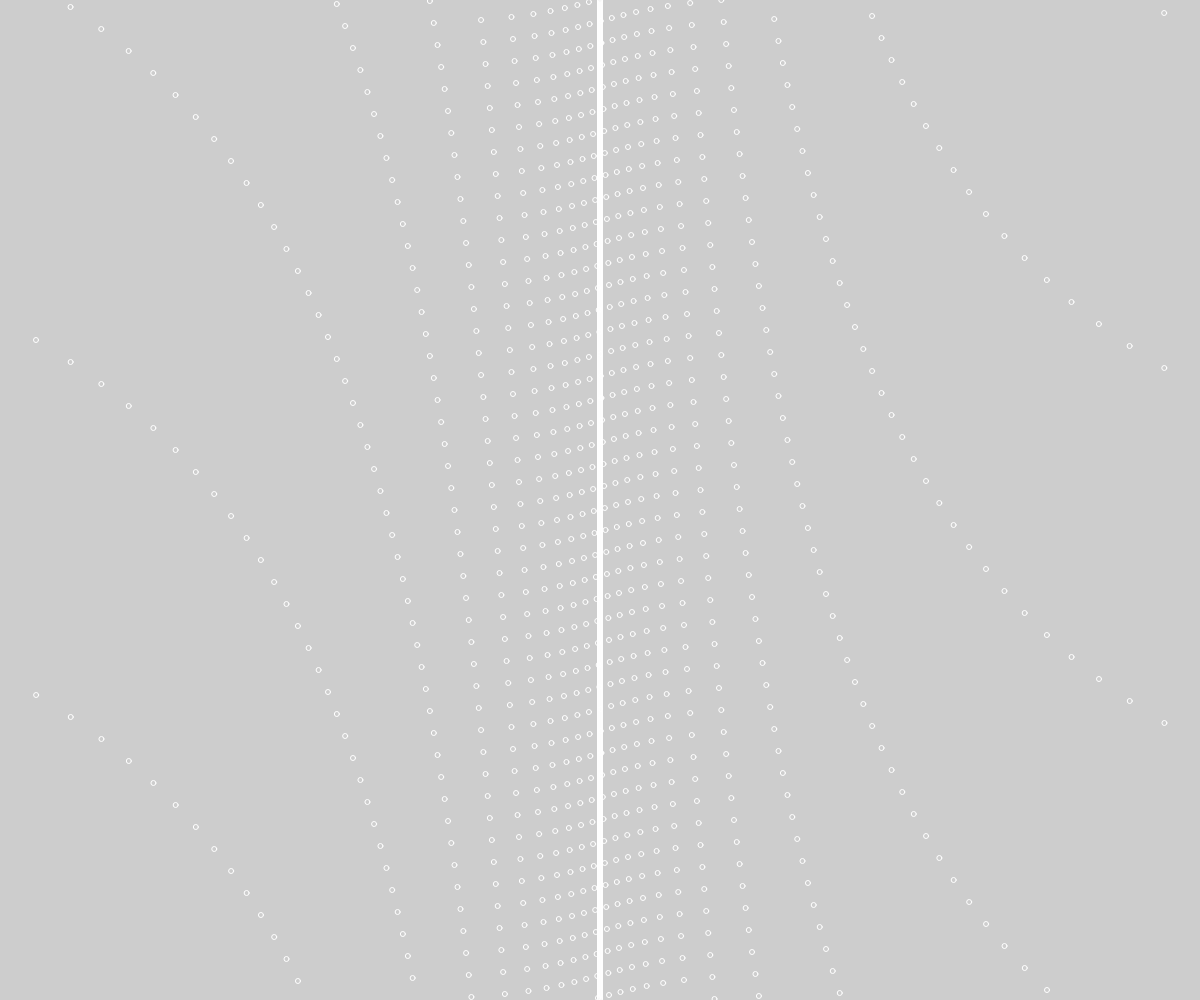
Frame 1 (no input)
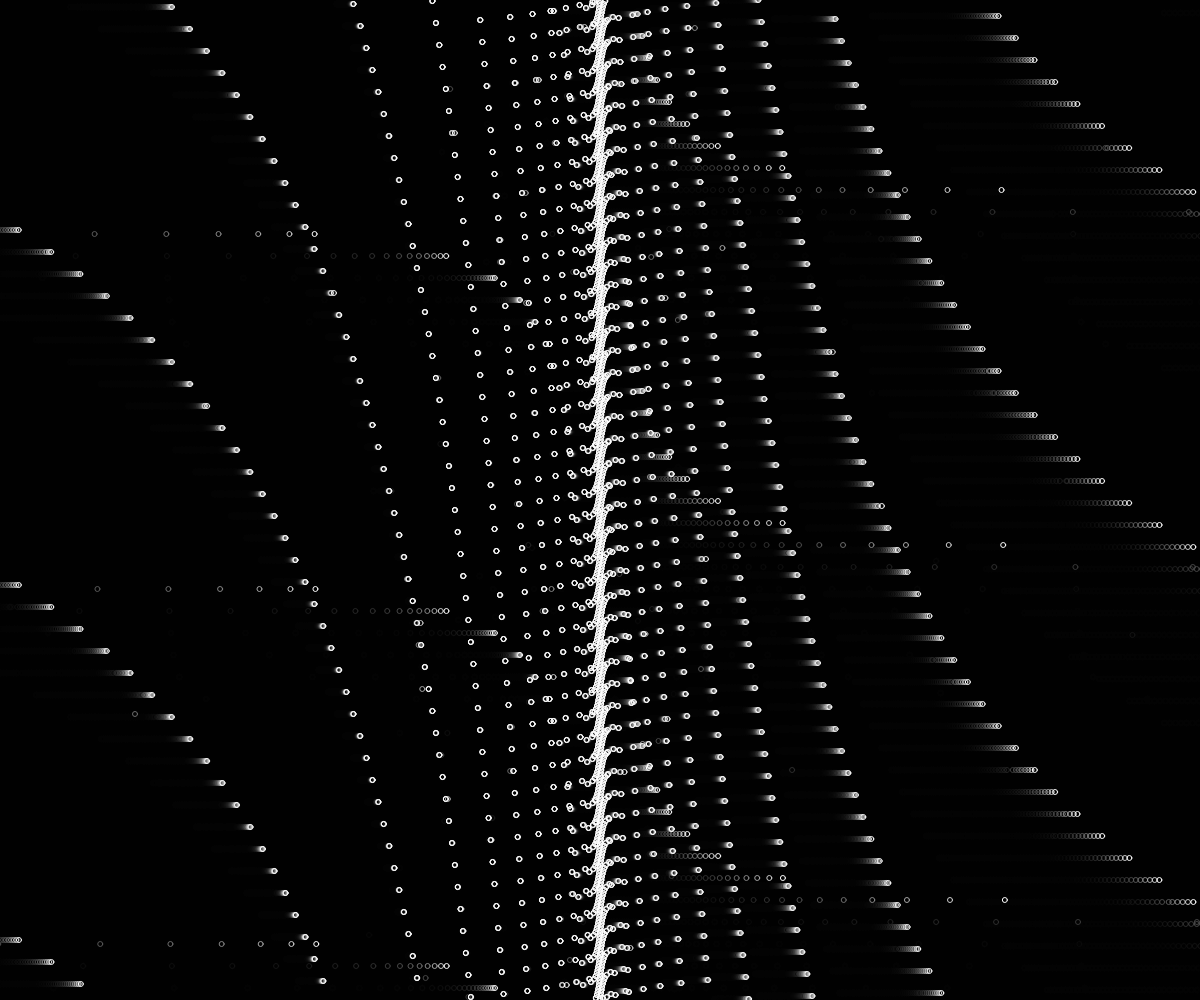
Frame 60 (no input)
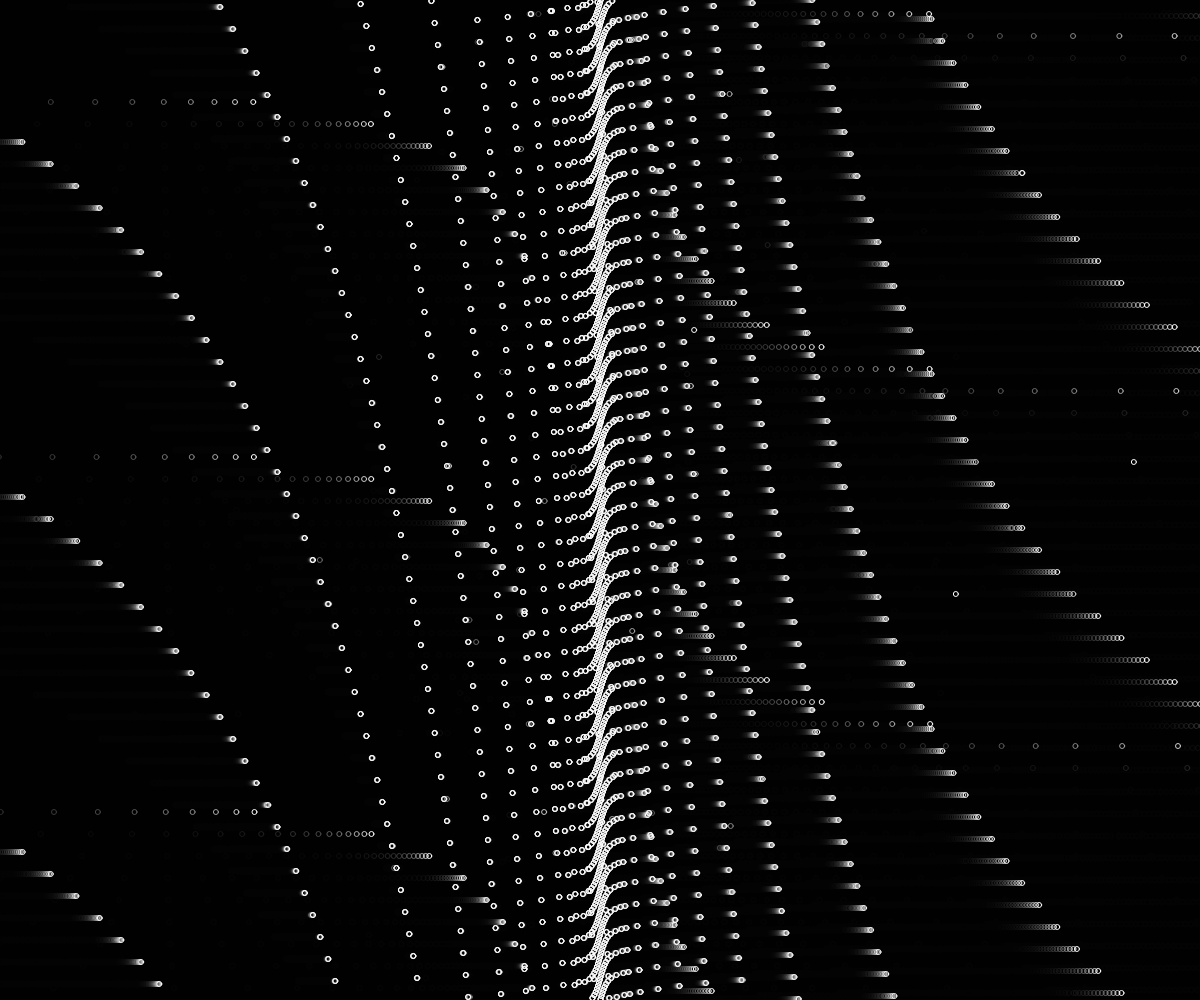
Frame 120 (the mouse pressed at the canvas centre since frame 60)

The p5.js sketch that drew these frames (run headless with seeded random() and noise() and a simulated clock; from frame 60 on, the mouse is pressed at the canvas centre):

// p5.js sketch
// ── sketch.js
// Experimenting with tangent waves
// 30/01/2021

let t = 0;

function setup() {
  createCanvas(windowWidth, windowHeight);
  stroke(255);
  noFill();
}

function draw() {
  background(0, 50);
  translate(width / 2, 0);

  for (let i = 0; i < 2; i++) {
    for (let j = 0; j < height; j += 1) {
      ellipse(50 * tan(i + j + t) * tan(i + t) + 1 / (50 * cos(i * t * j)), j, 5);
    }
  }

  t += 0.001;
}
